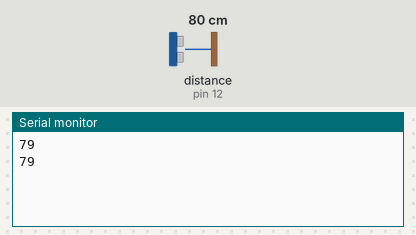
Recording of a sketch running on a simulated Arduino Uno, built with avr-gcc and run on an emulated ATmega328P. Shown: the last lines printed to the serial monitor. Wiring (inferred from the names in the program): ultrasonic range finder: trigger pin 13; echo pin 12. The test bench sets the inputs (shaded band); at power-on: distance to the obstacle (sensor on pin 12) 80 cm. The echo pulse lasts 58.3 µs per cm.

Above: at 1.8 s.
1.9 s: distance to the obstacle (sensor on pin 12) set to 2 cm
At 2.4 s:
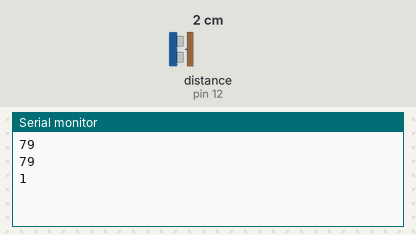
3.4 s: distance to the obstacle (sensor on pin 12) set to 4 cm
At 4.8 s:
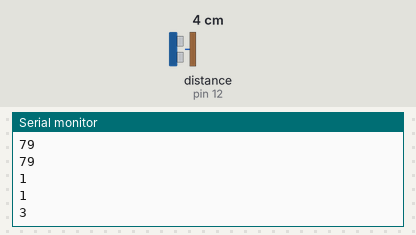
Timing chart, 0 to 6.4 s (numbered marks = the images above; inputs shaded):
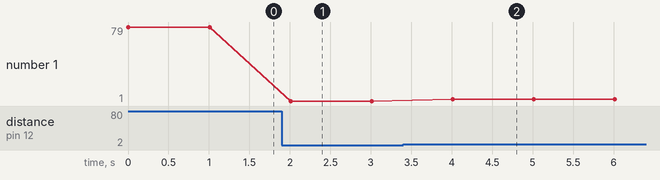

The sketch:

hcser.ino
```cpp
const int trigPin = 13;  // Trig pin connected to GPIO 13
const int echoPin = 12;  // Echo pin connected to GPIO 12

void setup() {
  Serial.begin(115200);  // Initialize serial communication
  pinMode(trigPin, OUTPUT);
  pinMode(echoPin, INPUT);
}

void loop() {
  // Triggering the ultrasonic sensor
  digitalWrite(trigPin, LOW);
  delayMicroseconds(2);
  digitalWrite(trigPin, HIGH);
  delayMicroseconds(10);
  digitalWrite(trigPin, LOW);

  // Reading the echo pulse duration
  long duration = pulseIn(echoPin, HIGH);

  // Calculating distance in centimeters
  // Speed of sound is approximately 343 meters per second (34,300 cm/s)
  // Formula: Distance = (Duration * Speed of Sound) / 2
  int distance_cm = (duration * 0.0343) / 2;

  // Print the distance to the Serial Monitor
  // Serial.print("Distance: ");
  Serial.println(distance_cm);
  // Serial.println(" cm");

  // Wait for a short time before the next measurement
  delay(1000);
}
```

Measured:
- after the input at 1.9 s, the serial monitor: prints a new line after 0.11 s (image 1)
- after the input at 3.4 s, the serial monitor: prints a new line after 0.61 s (image 2)
- plotted number 1: 79 → 1 after the input at 1.9 s, 1 → 3 after the input at 3.4 s
